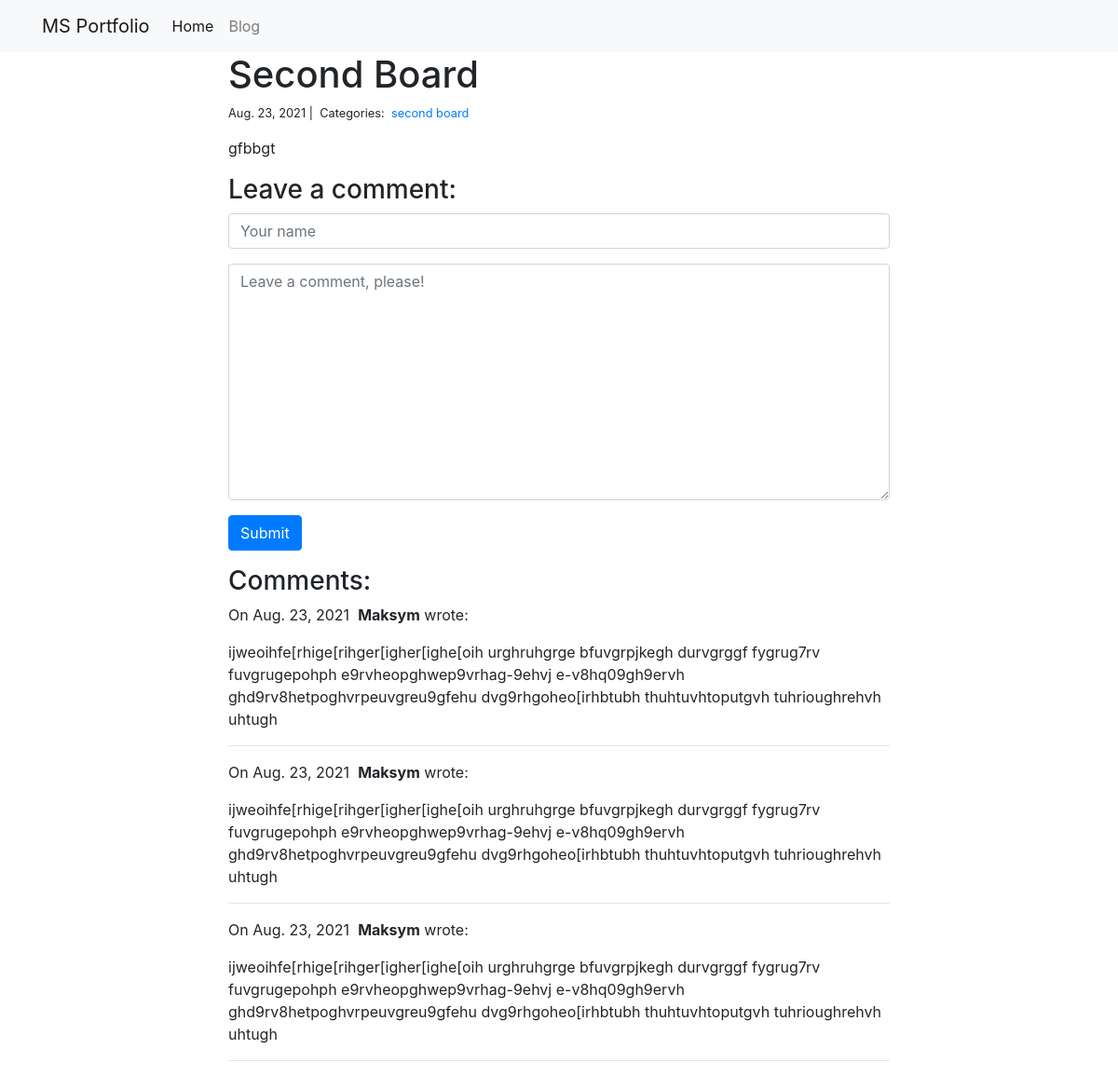
The app's page /blog/2/ with its own data.
### blog/models.py (models this page shows, shortened)
class Post(models.Model):
    title = models.CharField(
        max_length=255,
    )
    body = models.TextField()
    created_on = models.DateTimeField(
        auto_now_add=True,
    )
    last_modified = models.DateTimeField(
        auto_now=True,
    )
    categories = models.ManyToManyField(
        'Category',
        related_name='posts',
    )
    class Meta:
        verbose_name = 'Post'
        verbose_name_plural = 'Posts'

class Category(models.Model):
    name = models.CharField(
        max_length=30,
    )
    class Meta:
        verbose_name = 'Category'
        verbose_name_plural = 'Categories'

class Comment(models.Model):
    author = models.CharField(
       max_length=75,
    )
    body = models.TextField()
    created_on = models.DateTimeField(
        auto_now_add=True,
    )
    post = models.ForeignKey(
        'Post',
        on_delete=models.CASCADE,
    )
    class Meta:
        verbose_name = 'Comment'
        verbose_name_plural = 'Comments'

### blog/views.py (the view, shortened to what this page needs)
def blog_detail(request, pk):
    post = Post.objects.get(pk=pk)
    form = CommentForm()
    comments = Comment.objects.filter(post=post)
    context = {
        "post": post,
        "comments": comments,
        "form": form,
    }
    return render(request, "blog_detail.html", context)

### blog/forms.py
class CommentForm(forms.Form):
    author = forms.CharField(
        max_length=70,
        widget=forms.TextInput(attrs={
            "class": "form-control",
            "placeholder": "Your name"
        })
    )
    body = forms.CharField(
        widget=forms.Textarea(
            attrs={
                "class": "form-control",
                "placeholder": "Leave a comment, please!"
            }
        )
    )

### blog/templates/blog_detail.html (shortened to what this page needs)
{% extends "base.html" %}
{% block page_content %}
    <div class="col-md-8 offset-md-2">
        <h1>{{ post.title }}</h1>
        <small>
            {{ post.created_on.date }} |&nbsp;
            Categories:&nbsp;
            {% for category in post.categories.all %}
                <a href="{% url 'blog_category' category.name %}">
                    {{ category.name }}
                </a>&nbsp;
            {% endfor %}
        </small>
        <p>{{ post.body | linebreaks }}</p>
        <h3>Leave a comment:</h3>
        <form action="/blog/{{ post.pk }}/" method="post">
            <div class="form-group">
                {{ form.author }}
            </div>
            <div class="form-group">
                {{ form.body }}
            </div>
            <button type="submit" class="btn btn-primary">Submit</button>
        </form>
        <h3>Comments:</h3>
        {% for comment in comments %}
            <p>
                On {{ comment.created_on.date }}&nbsp;
                <b>{{ comment.author }}</b> wrote:
            </p>
            <p>{{ comment.body }}</p>
            <hr>
        {% endfor %}
    </div>
{% endblock %}

### templates/base.html (shortened to what this page needs)
<link rel="stylesheet" href="https://stackpath.bootstrapcdn.com/bootstrap/4.1.3/css/bootstrap.min.css"
>
<nav class="navbar navbar-expand-lg navbar-light bg-light">
    <div class="container">
        <a class="navbar-brand" href="{% url 'project_index' %}">MS Portfolio</a>
        <div class="collapse navbar-collapse" id="navbarSupportedContent">
          <ul class="navbar-nav mr-auto">
            <li class="nav-item active">
              <a class="nav-link" href="{% url 'project_index' %}">Home</a>
            </li>
            <li class="nav-item">
              <a class="nav-link" href="#">Blog</a>
            </li>
          </ul>
        </div>
    </div>
</nav>
<div class="container">
    {% block page_content %}{% endblock %}
</div>

### records on screen
Post: title "Second Board", created_on "Aug. 23, 2021", body "gfbbgt"
Category: name "second board"
Comment: created_on "Aug. 23, 2021", author "Maksym", body "ijweoihfe[rhige[rihger[igher[ighe[oih urghruhgrge bfuvgrpjkegh durvgrggf fygrug7rv fuvgrugepohph e9rvheopghwep9vrhag-9ehvj e-v8hq09gh9ervh ghd9rv8hetpoghvrpeuvgreu9gfehu dvg9rhgoheo[irhbtubh thuhtuvhtoputgvh tuhrioughrehvh uhtugh"
Comment: created_on "Aug. 23, 2021", author "Maksym", body "ijweoihfe[rhige[rihger[igher[ighe[oih urghruhgrge bfuvgrpjkegh durvgrggf fygrug7rv fuvgrugepohph e9rvheopghwep9vrhag-9ehvj e-v8hq09gh9ervh ghd9rv8hetpoghvrpeuvgreu9gfehu dvg9rhgoheo[irhbtubh thuhtuvhtoputgvh tuhrioughrehvh uhtugh"
Comment: created_on "Aug. 23, 2021", author "Maksym", body "ijweoihfe[rhige[rihger[igher[ighe[oih urghruhgrge bfuvgrpjkegh durvgrggf fygrug7rv fuvgrugepohph e9rvheopghwep9vrhag-9ehvj e-v8hq09gh9ervh ghd9rv8hetpoghvrpeuvgreu9gfehu dvg9rhgoheo[irhbtubh thuhtuvhtoputgvh tuhrioughrehvh uhtugh"
